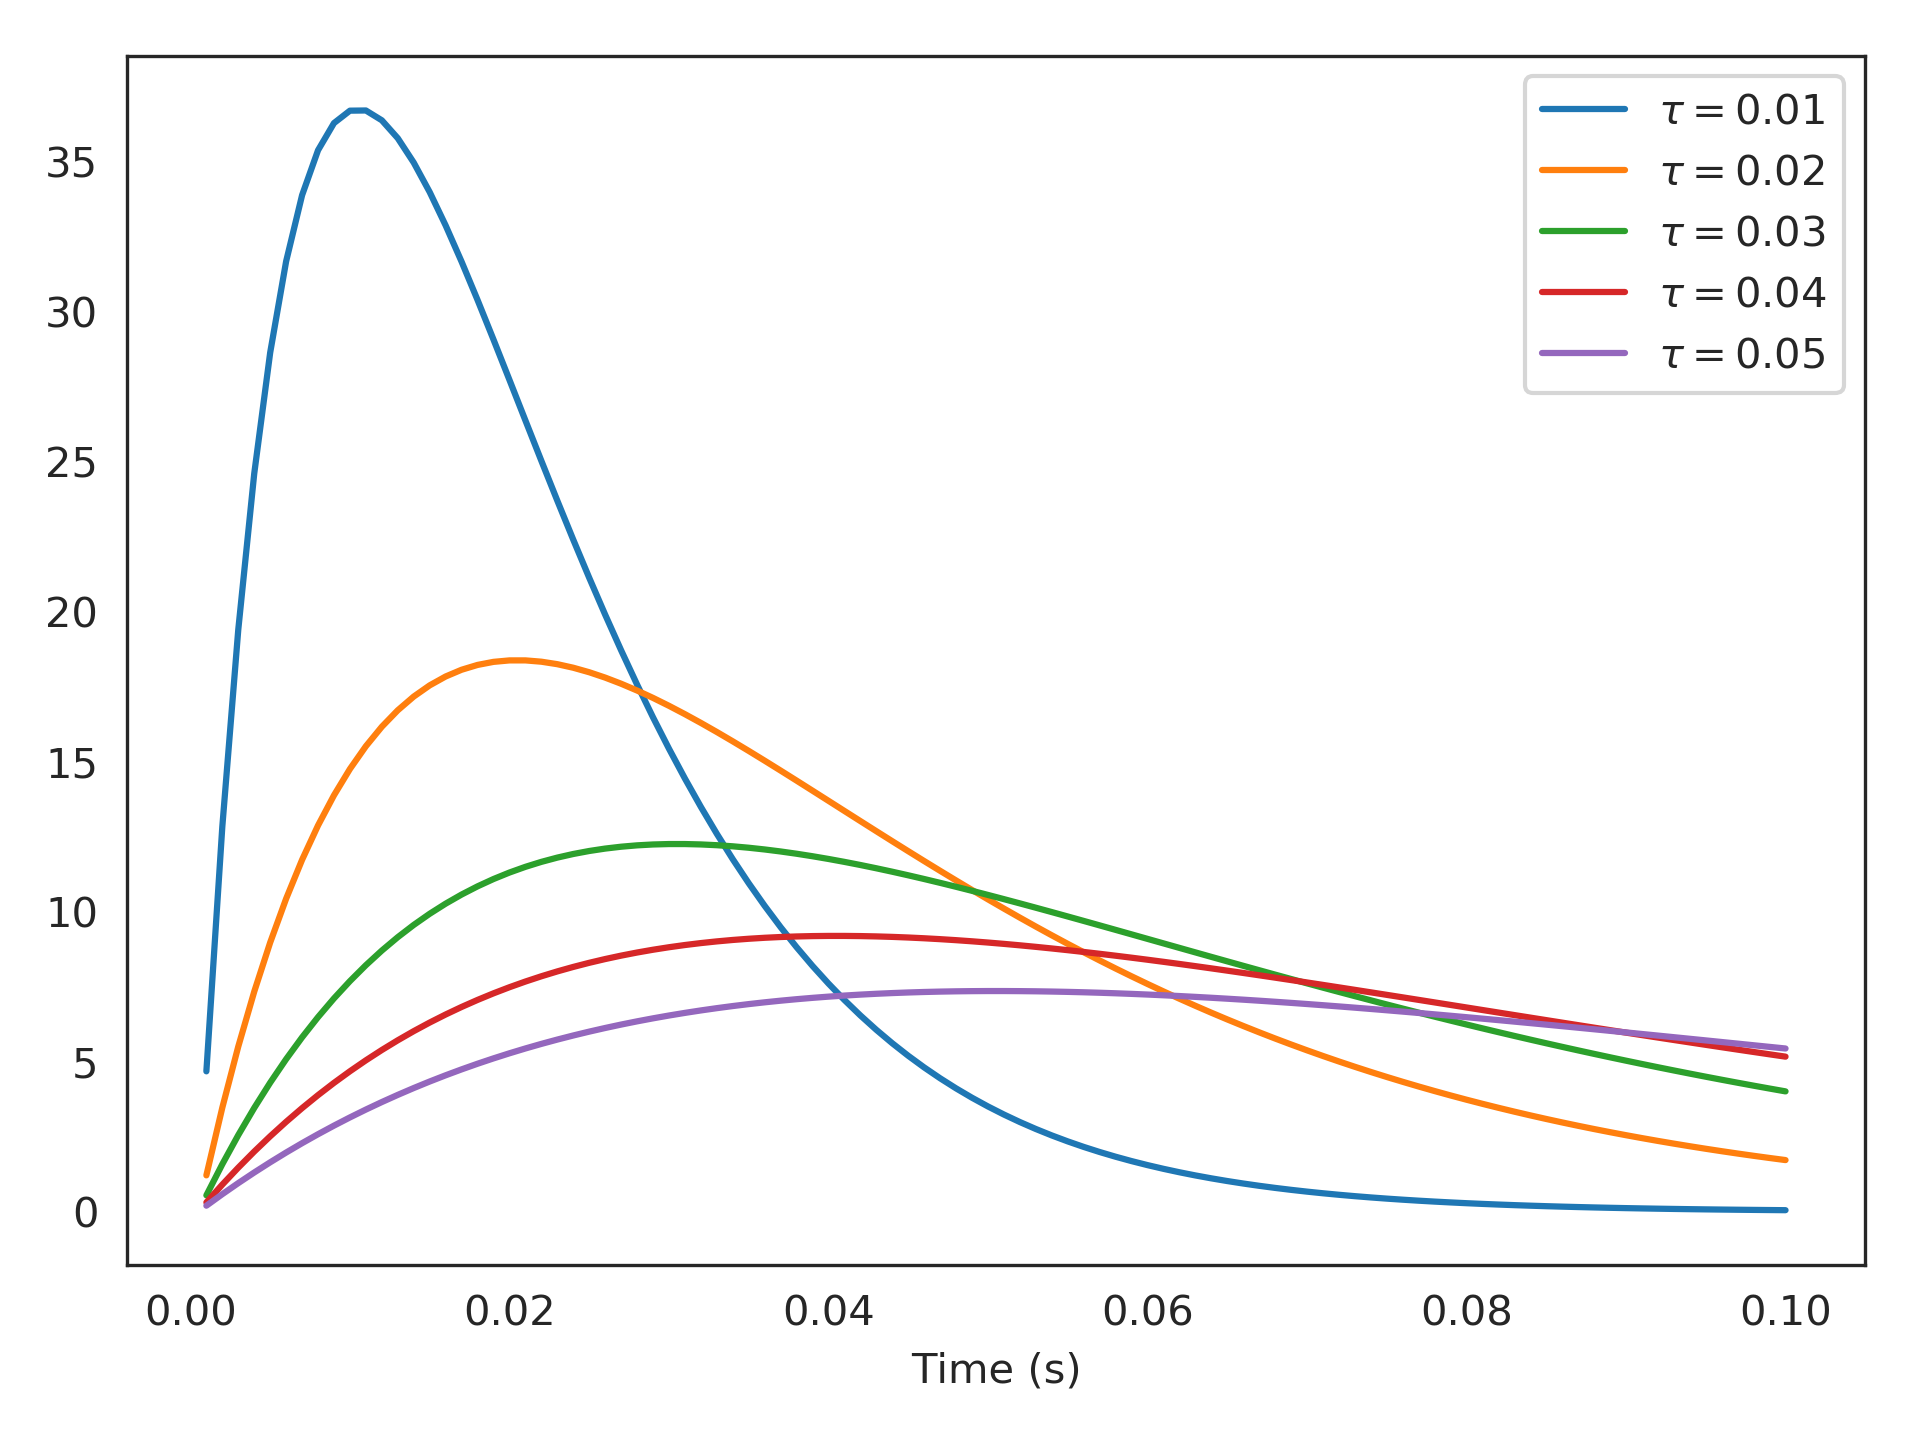

Generate this figure with Python:
from nengolib import Alpha
import matplotlib.pyplot as plt
taus = np.linspace(.01, .05, 5)
for tau in taus:
    sys = Alpha(tau)
    plt.plot(sys.ntrange(100), sys.impulse(100),
             label=r"$\tau=%s$" % tau)
plt.xlabel("Time (s)")
plt.legend()
plt.show()
